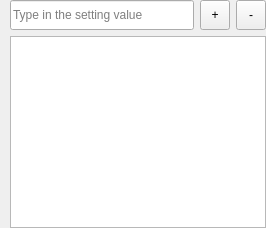
             <widget class="QWidget" name="stk_settings_producer">
              <layout class="QVBoxLayout" name="verticalLayout_3">
               <property name="leftMargin">
                <number>0</number>
               </property>
               <property name="topMargin">
                <number>0</number>
               </property>
               <property name="rightMargin">
                <number>0</number>
               </property>
               <property name="bottomMargin">
                <number>0</number>
               </property>
               <item>
                <layout class="QGridLayout" name="gridLayout_4">
                 <property name="leftMargin">
                  <number>10</number>
                 </property>
                 <item row="0" column="0">
                  <widget class="QLineEdit" name="le_prod_settings">
                   <property name="sizePolicy">
                    <sizepolicy hsizetype="Preferred" vsizetype="Preferred">
                     <horstretch>0</horstretch>
                     <verstretch>0</verstretch>
                    </sizepolicy>
                   </property>
                   <property name="minimumSize">
                    <size>
                     <width>0</width>
                     <height>0</height>
                    </size>
                   </property>
                   <property name="maximumSize">
                    <size>
                     <width>16777215</width>
                     <height>16777215</height>
                    </size>
                   </property>
                   <property name="baseSize">
                    <size>
                     <width>0</width>
                     <height>0</height>
                    </size>
                   </property>
                   <property name="toolTip">
                    <string>Type in the setting value</string>
                   </property>
                   <property name="placeholderText">
                    <string>Type in the setting value</string>
                   </property>
                  </widget>
                 </item>
                 <item row="0" column="1">
                  <widget class="QToolButton" name="tbtn_prod_settings_add">
                   <property name="minimumSize">
                    <size>
                     <width>30</width>
                     <height>30</height>
                    </size>
                   </property>
                   <property name="maximumSize">
                    <size>
                     <width>30</width>
                     <height>30</height>
                    </size>
                   </property>
                   <property name="toolTip">
                    <string>Add a new setting</string>
                   </property>
                   <property name="text">
                    <string>+</string>
                   </property>
                   <property name="iconSize">
                    <size>
                     <width>24</width>
                     <height>24</height>
                    </size>
                   </property>
                  </widget>
                 </item>
                 <item row="0" column="2">
                  <widget class="QToolButton" name="tbtn_prod_settings_del">
                   <property name="minimumSize">
                    <size>
                     <width>30</width>
                     <height>30</height>
                    </size>
                   </property>
                   <property name="maximumSize">
                    <size>
                     <width>30</width>
                     <height>30</height>
                    </size>
                   </property>
                   <property name="toolTip">
                    <string>Remove current setting</string>
                   </property>
                   <property name="text">
                    <string>-</string>
                   </property>
                   <property name="iconSize">
                    <size>
                     <width>24</width>
                     <height>24</height>
                    </size>
                   </property>
                  </widget>
                 </item>
                 <item row="1" column="0" colspan="3">
                  <widget class="HListWidget" name="lst_prod_settings">
                   <property name="toolTip">
                    <string>Current settings in-use</string>
                   </property>
                   <property name="editTriggers">
                    <set>QAbstractItemView::DoubleClicked</set>
                   </property>
                   <property name="showDropIndicator" stdset="0">
                    <bool>false</bool>
                   </property>
                   <property name="modelColumn">
                    <number>0</number>
                   </property>
                   <property name="uniformItemSizes">
                    <bool>true</bool>
                   </property>
                   <property name="sortingEnabled">
                    <bool>true</bool>
                   </property>
                  </widget>
                 </item>
                </layout>
               </item>
              </layout>
             </widget>
